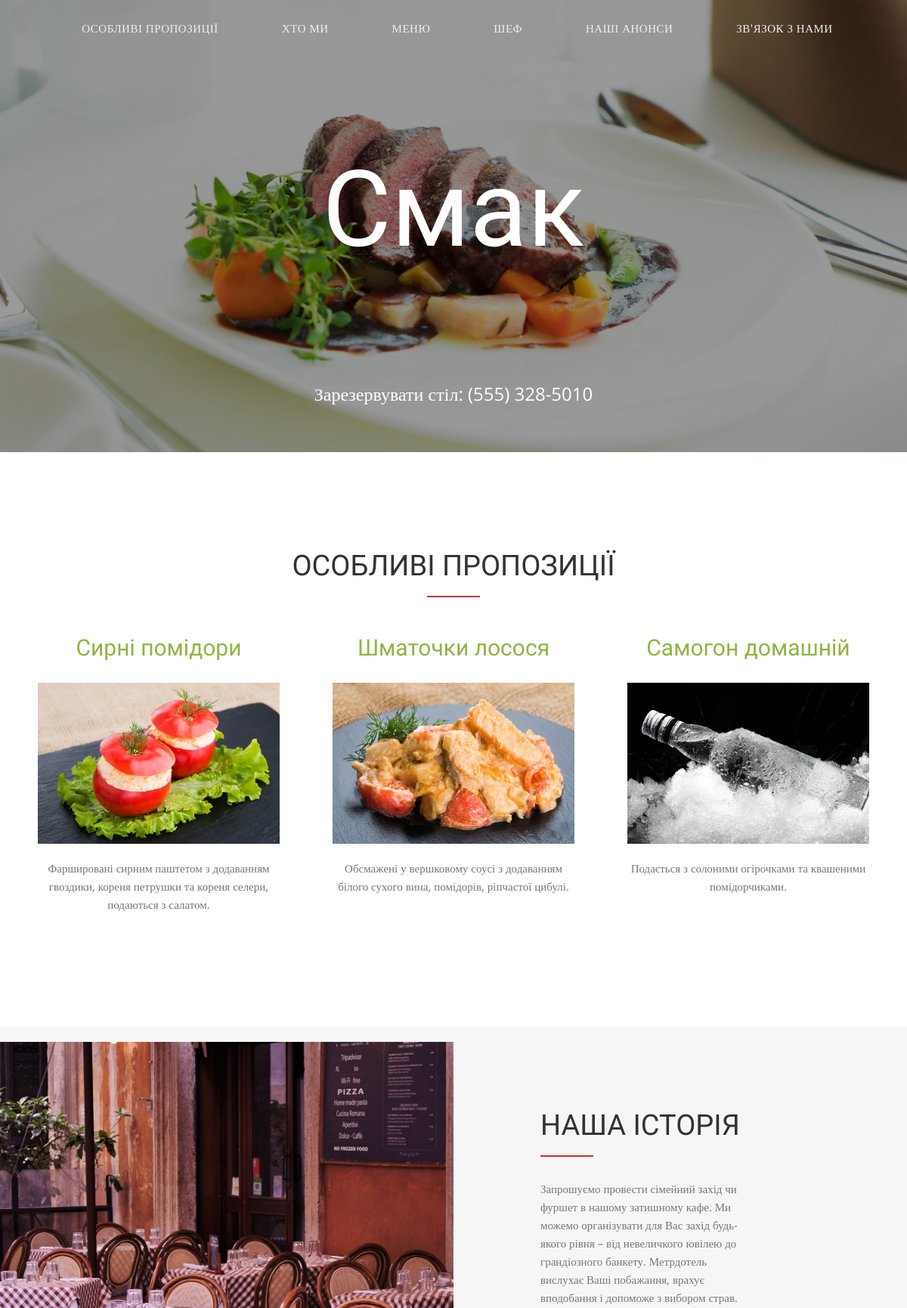
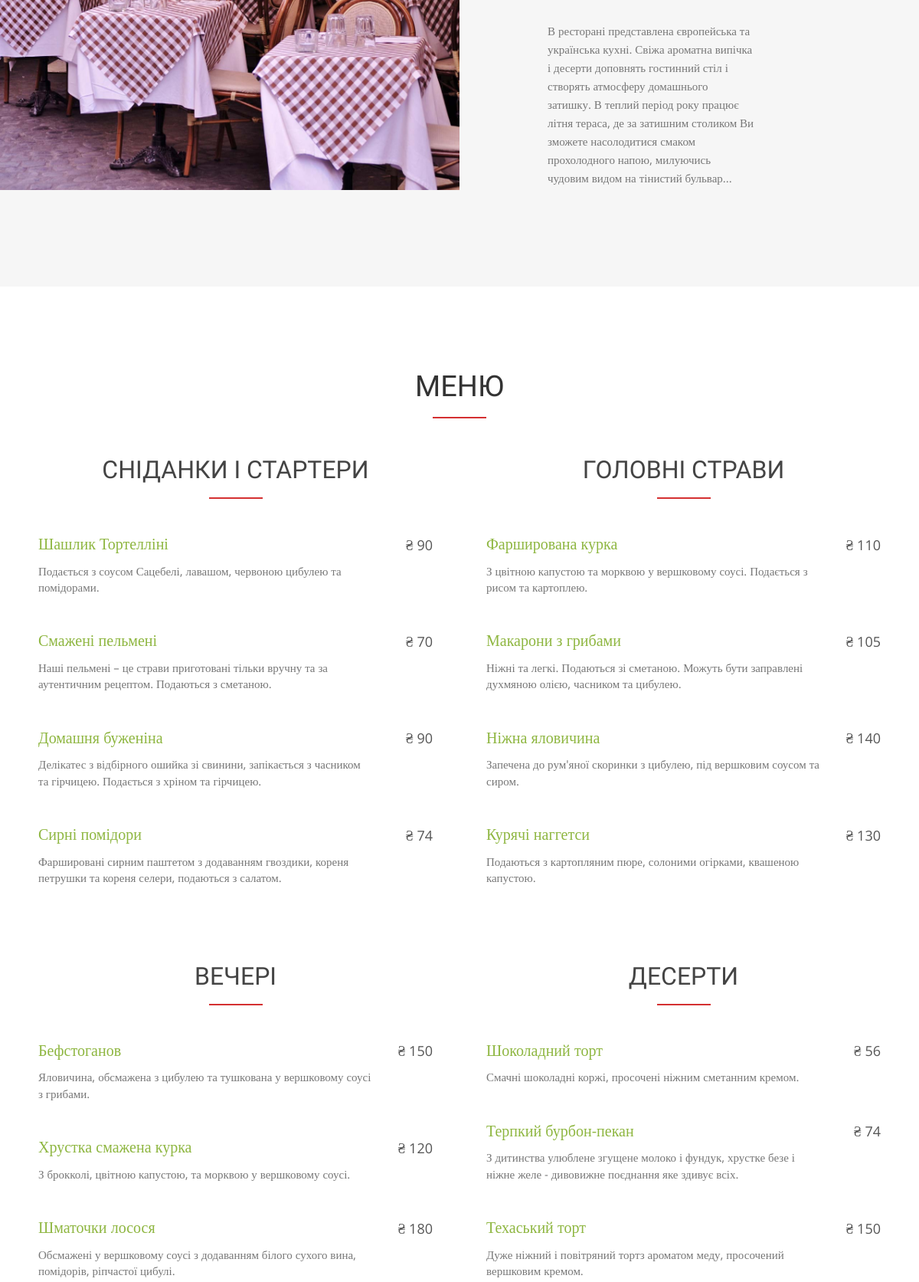
The page / (upper part) on the database its author committed (2 pictures, top to bottom).
### menu/models.py (models this page shows, shortened)
class Dish(models.Model):
    def get_file_name_dishes(self, filename):
        ext = filename.split('.')[-1]
        filename = f'{uuid4()}.{ext}'
        return path.join('images/dishes/', filename)
    title = models.CharField(max_length=25, unique=True)
    price = models.IntegerField()
    category = models.ForeignKey(Category, on_delete=models.CASCADE)
    photo = models.ImageField(upload_to=get_file_name_dishes)
    description = models.CharField(max_length=300)
    special = models.BooleanField(default=False)

class Category(models.Model):
    title = models.CharField(max_length=20, unique=True)
    category_order = models.IntegerField()
    is_visible = models.BooleanField(default=True)

### guesto_cafe/views.py (the view)
# urls.py: path('', get_main_page),
def get_main_page(request):
    specials = []
    gallery = []
    rnd = []
    form = UserMessagesForm()
    if request.method == 'POST':
        form = UserMessagesForm(request.POST)
        if form.is_valid():
            form.save()
            return redirect('/#contact')
    categories = Category.objects.filter(is_visible=True).order_by('category_order')
    for item in categories:
        item.dishes = Dish.objects.filter(category=item.id)
    dishes = Dish.objects.all()
    for dish in dishes:
        if dish.special:
            specials.append(dish)
    anonses = Anons.objects.filter(is_visible=True)
    while len(set(rnd)) < GALLERY:
        rnd.append(randint(0, len(dishes) - 1))
    for i in set(rnd):
        gallery.append(dishes[i].photo.url)
    context = {'title': 'Кафе Смак',
               'about_title': 'Наша історія',
               'about_info_1': 'Запрошуємо провести сімейний захід чи фуршет в нашому затишному кафе. '
                               'Ми можемо організувати для Вас захід будь-якого рівня – від невеличкого ювілею'
                               ' до грандіозного банкету.\n Метрдотель вислухає Ваші побажання, врахує вподобання '
                               'і допоможе з вибором страв.',
               'about_info_2': 'В ресторані представлена європейська та українська кухні.'
                               ' Свіжа ароматна випічка і десерти доповнять гостинний стіл і створять атмосферу '
                               'домашнього затишку.\n В теплий період року працює літня тераса, де за затишним столиком '
                               'Ви зможете насолодитися смаком прохолодного напою, милуючись чудовим видом на тінистий бульвар...',
               'team_title':    'Зустрічайте шефа',
               'team_info_1':  'За гастрономічні враження відповідає шеф-кухар Остап Бендер. У меню представлені різноманітні європейські страви, як традиційні, так і авторські. '
                               'Також наш шеф спільно з метрдотелем можуть скласти індивідуальне меню по вашим бажанням, додавши в нього улюблені вами страви.',
               'team_info_2':  'Колекція вин ресторану «Смак» налічує близько 120 позицій. Від всесвітньо відомих винних будинків до невеликих сімейних виноробства.'
                               ' Коктейльне меню - це ще одна особливість нашого ресторану.',
               'menu_title': 'Меню',
               'specials': specials,
               'gallery': gallery,
               'categories': categories,
               'form': form,
               'anonses': anonses,
               }
    return render(request, 'index.html', context=context)

### templates/index.html (shortened to what this page needs)
{% extends 'base.html' %}
{% block content %}
    {% include 'menu_features.html' %}
    {% include 'about_guesto.html' %}
    {% include 'menu.html' %}
{% endblock %}

### menu/templates/menu_features.html
<section class="text-center" id="features">
    <div class="container">
        <div class="section-title">
            <h2>Особливі пропозиції</h2>
        </div>
        <div class="row">
            {% for dish in specials %}
            <div class="col-xs-12 col-sm-4">
                <div class="features-item">
                    <h3><a href="/dish/{{ dish.id }}/#dish">{{ dish.title }}</a></h3>
                    <img src={{ dish.photo.url }} class="img-responsive" alt="">
                    <p>{{ dish.description }}</p>
                </div>
            </div>
            {% endfor %}
        </div>
    </div>
</section>

### menu/templates/menu.html
<section id="restaurant-menu">
    <div class="container">
        <div class="section-title text-center">
            <h2>{{ menu_title }}</h2>
        </div>
        <div class="row">
        {% for item in categories %}
            <div class="col-xs-12 col-sm-6">
                <div class="menu-section">
                <h2 class="menu-section-title">{{ item.title }}</h2>
                {% for dish in item.dishes %}
                    <div class="menu-item">
                        <div class="menu-item-name"><a href="/dish/{{ dish.id }}/#dish">{{ dish.title }}</a></div>
                        <div class="menu-item-price"> &#8372; {{ dish.price }}</div>
                        <div class="menu-item-description">{{ dish.description }}</div>
                    </div>
                {% endfor %}
                </div>
            </div>
        {% endfor %}
        </div>
    </div>
</section>

### static/css/style.css (style rules this page uses)
body, html { font-family: 'Open Sans', serif; text-rendering: optimizeLegibility !important; -webkit-font-smoothing: antialiased !important; color: #777; font-weight: 400; width: 100% !important; height: 100% !important; }
h1, h2, h3, h4 { font-family: 'Raleway', sans-serif; }
h2 { font-weight: 400; font-size: 38px; color: #333; text-transform: uppercase; position: relative; margin-top: 10px; margin-bottom: 15px; padding-bottom: 20px; }
h2::after { position: absolute; content: ""; background: #d43031; height: 2px; width: 70px; bottom: 0; margin-left: -35px; left: 50%; }
h3 { font-size: 30px; font-weight: 400; }
p { font-size: 15px; }
a { color: #8eb640; }
.section-title { margin-bottom: 30px; }
#features { padding: 120px 0; }
#features .features-item { margin: 0 20px; }
#features img { margin: 30px auto 20px; }
#features p { line-height: 24px; margin: 15px 0 30px; }
#restaurant-menu { padding: 100px 0 60px 0; }
#restaurant-menu .menu-section { margin: 0 20px 80px; }
#restaurant-menu .menu-section-title { font-size: 32px; display: block; font-weight: 400; color: #444; margin: 20px 0; text-align: center; }
#restaurant-menu .menu-item { margin: 45px 0; font-size: 18px; }
#restaurant-menu .menu-item-name { font-weight: 400; font-size: 20px; color: #444; margin-bottom: 10px; }
#restaurant-menu .menu-item-description { font-size: 15px; width: 85%; }
#restaurant-menu .menu-item-price { float: right; font-weight: 400; color: #555; margin-top: -36px; }

### rows shown on the page
Dish: title "Сирні помідори", photo (picture), description "Фаршировані сирним паштетом з додаванням гвоздики, кореня петрушки та кореня селери, подаються з салатом.", price "74"
Dish: title "Шматочки лосося", photo (picture), description "Обсмажені у вершковому соусі з додаванням білого сухого вина, помідорів, ріпчастої цибулі.", price "180"
Dish: title "Самогон домашній", photo (picture), description "Подається з солоними огірочками та квашеними помідорчиками."
Category: title "СНІДАНКИ І СТАРТЕРИ"
Dish: title "Шашлик Тортелліні", price "90", description "Подається з соусом Сацебелі, лавашом, червоною цибулею та помідорами."
Dish: title "Смажені пельмені", price "70", description "Наші пельмені – це страви приготовані тільки вручну та за аутентичним рецептом. Подаються з сметаною."
Dish: title "Домашня буженіна", price "90", description "Делікатес з відбірного ошийка зі свинини, запікається з часником та гірчицею. Подається з хріном та гірчицею."
Category: title "ГОЛОВНІ СТРАВИ"
Dish: title "Фарширована курка", price "110", description "З цвітною капустою та морквою у вершковому соусі. Подається з рисом та картоплею."
Dish: title "Макарони з грибами", price "105", description "Ніжні та легкі. Подаються зі сметаною. Можуть бути заправлені духмяною олією, часником та цибулею."
Dish: title "Ніжна яловичина", price "140", description "Запечена до рум'яної скоринки з цибулею, під вершковим соусом та сиром."
Dish: title "Курячі наггетси", price "130", description "Подаються з картопляним пюре, солоними огірками, квашеною капустою."
Category: title "ВЕЧЕРІ"
Dish: title "Бефстоганов", price "150", description "Яловичина, обсмажена з цибулею та тушкована у вершковому соусі з грибами."
Dish: title "Хрустка смажена курка", price "120", description "З брокколі, цвітною капустою, та морквою у вершковому соусі."
Category: title "ДЕСЕРТИ"
Dish: title "Шоколадний торт", price "56", description "Смачні шоколадні коржі, просочені ніжним сметанним кремом."
Dish: title "Терпкий бурбон-пекан", price "74", description "З дитинства улюблене згущене молоко і фундук, хрустке безе і ніжне желе - дивовижне поєднання яке здивує всіх."
Dish: title "Техаський торт", price "150", description "Дуже ніжний і повітряний тортз ароматом меду, просочений вершковим кремом."

### other values the page prints
{{ about_title }} "НАША ІСТОРІЯ"
{{ menu_title }} "МЕНЮ"
